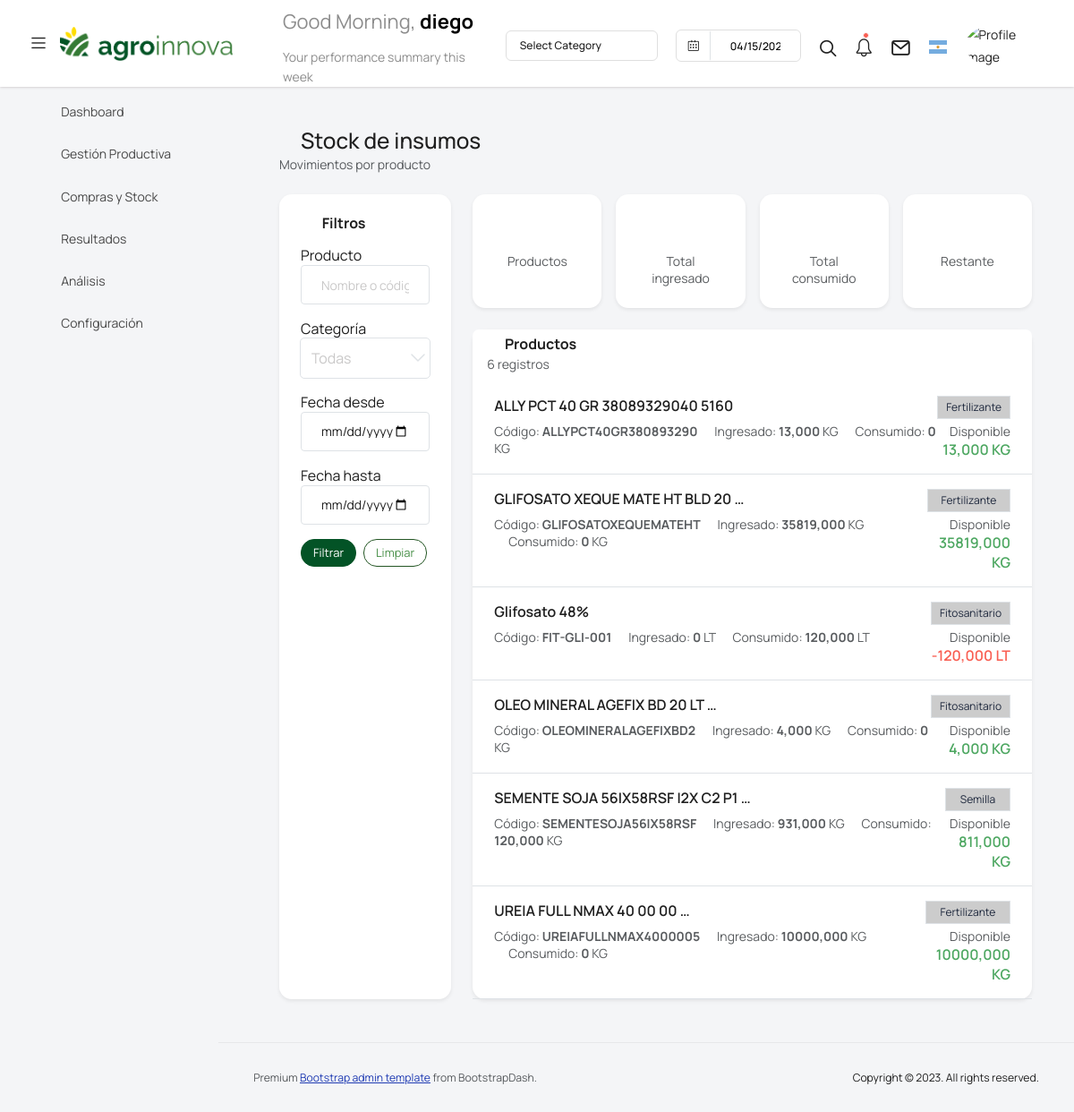
/stock/ (signed in), run on an earlier commit of the app's database.
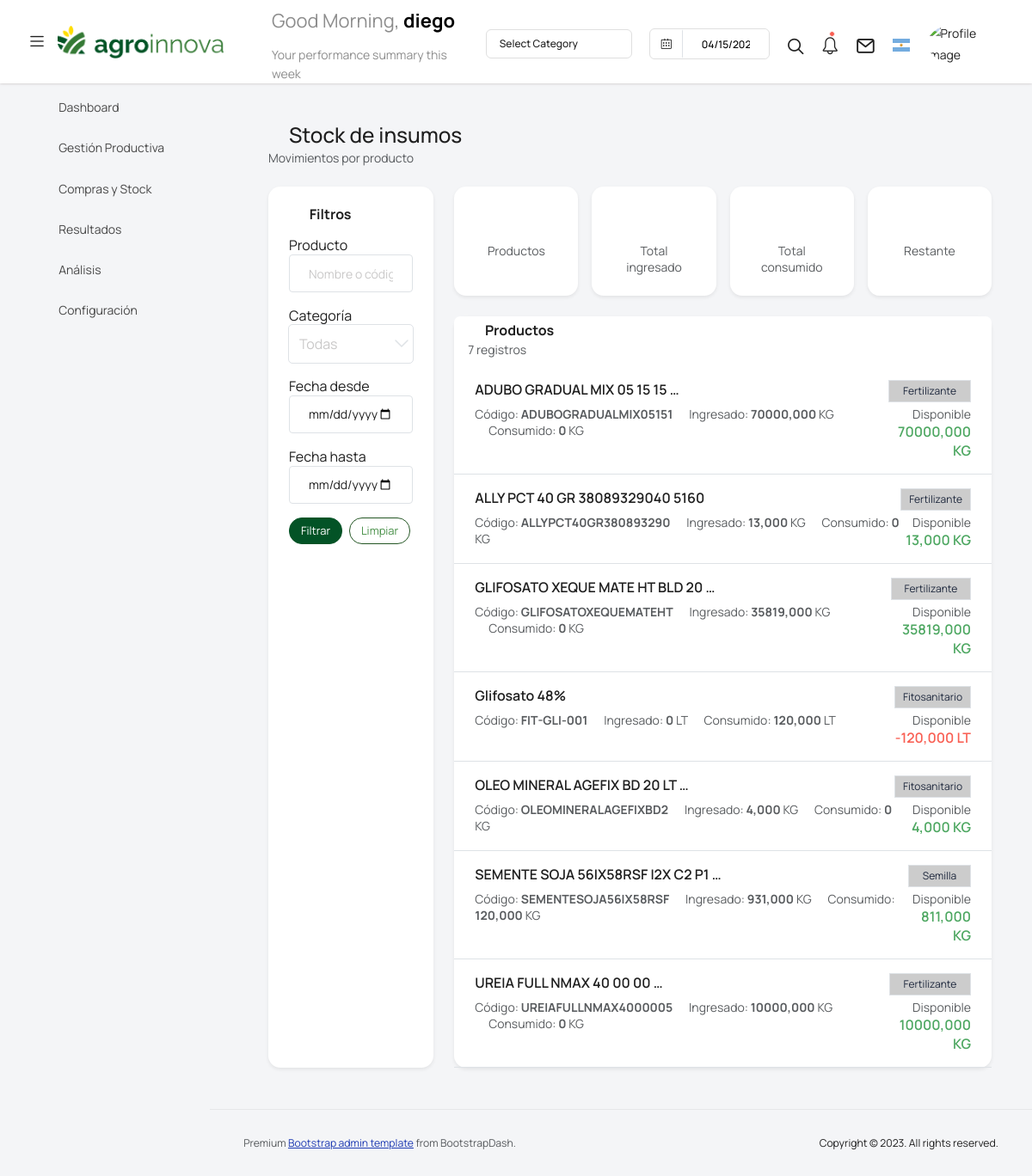
And on a later commit of the database.
### gestion_agro/models.py (models this page shows, shortened)
class Producto(models.Model):
    empresa = models.ForeignKey(Empresa, on_delete=models.CASCADE, related_name="productos")
    codigo = models.CharField(max_length=50, verbose_name=_("Código"))
    nombre = models.CharField(max_length=255, verbose_name=_("Nombre"))
    categoria = models.ForeignKey(CategoriaProducto, on_delete=models.PROTECT, related_name="productos", verbose_name=_("Categoría"))
    unidad_base = models.ForeignKey(Unidad, on_delete=models.PROTECT, related_name="productos_unidad_base", verbose_name=_("Unidad base"))
    precio = models.DecimalField(max_digits=18, decimal_places=4, default=0, verbose_name=_("Precio"))
    maneja_stock = models.BooleanField(default=True, verbose_name=_("Maneja stock"))
    activo = models.BooleanField(default=True, verbose_name=_("Activo"))
    class Meta:
        verbose_name = _("Producto")
        verbose_name_plural = _("Productos")
        ordering = ["nombre"]
        constraints = [
            models.UniqueConstraint(fields=["empresa", "codigo"], name="uq_producto_empresa_codigo")
        ]

class CategoriaProducto(models.Model):
    codigo = models.CharField(max_length=10, unique=True, verbose_name=_("Código"))
    nombre = models.CharField(max_length=100, verbose_name=_("Nombre"))
    class Meta:
        verbose_name = _("Categoría de producto")
        verbose_name_plural = _("Categorías de producto")

### agro/models.py (models this page shows)
class Unidad(models.Model):
    nombre = models.CharField(max_length=50, verbose_name=_("Nombre"))
    abreviatura = models.CharField(max_length=10, verbose_name=_("Abreviatura"))
    factor_a_base = models.DecimalField(max_digits=10, decimal_places=6, verbose_name=_("Factor a unidad base"))
    class Meta:
        verbose_name = _("Unidad")
        verbose_name_plural = _("Unidades")
    def __str__(self):
        return self.abreviatura

### gestion_agro/views.py (the view)
# urls.py: path('stock/', vista_lista_stock, name='vista_lista_stock'),
@login_required
def vista_lista_stock(request):
    form = StockFiltroForm(request.GET or None)
    productos = Producto.objects.select_related("categoria", "unidad_base").order_by("nombre")
    categorias = CategoriaProducto.objects.order_by("nombre")
    producto_txt = request.GET.get("producto")
    categoria = request.GET.get("categoria")
    fecha_desde = request.GET.get("fecha_entrada_desde")
    fecha_hasta = request.GET.get("fecha_entrada_hasta")
    if producto_txt:
        productos = productos.filter(nombre__icontains=producto_txt)
    if categoria:
        productos = productos.filter(categoria_id=categoria)
    lista_productos = []
    total_ingresado = 0
    total_consumido = 0
    total_restante = 0
    for producto in productos:
        movimientos = MovimientoStock.objects.filter(producto=producto)
        if fecha_desde:
            movimientos = movimientos.filter(fecha__gte=fecha_desde)
        if fecha_hasta:
            movimientos = movimientos.filter(fecha__lte=fecha_hasta)
        ingresado = 0
        consumido = 0
        for mov in movimientos:
            if mov.tipo == "ENTRADA":
                ingresado += mov.cantidad
            elif mov.tipo == "SALIDA":
                consumido += mov.cantidad
        ingresado = 0
        consumido = 0
        if not movimientos.exists():
            continue
        for mov in movimientos:
            if mov.tipo == "ENTRADA":
                ingresado += mov.cantidad
            elif mov.tipo == "SALIDA":
                consumido += mov.cantidad
        restante = ingresado - consumido
        total_ingresado += ingresado
        total_consumido += consumido
        total_restante += restante
        lista_productos.append({
            "obj": producto,
            "ingresado": ingresado,
            "consumido": consumido,
            "restante": restante,
        })
    context = {
        "form": form,
        "categorias": categorias,
        "productos": lista_productos,
        "total_productos": len(lista_productos),
        "total_ingresado": total_ingresado,
        "total_consumido": total_consumido,
        "total_restante": total_restante,
    }
    return render(request, "vista_lista_stock.html", context)

### gestion_agro/forms.py (shortened to what this page needs)
class StockFiltroForm(BaseSimpleForm):
    producto = forms.CharField(
        required=False,
        label=_("Producto"),
        widget=forms.TextInput(
            attrs={
                "placeholder": _("Nombre o código del producto"),
                "class": "form-control",
            }
        ),
    )
    categoria = forms.ModelChoiceField(
        queryset=CategoriaProducto.objects.order_by("nombre"),
        required=False,
        label=_("Categoría"),
        empty_label=_("Todas"),
        widget=forms.Select(
            attrs={
                "class": "form-select",
            }
        ),
    )
    fecha_entrada_desde = forms.DateField(
        required=False,
        label=_("Fecha entrada desde"),
        widget=forms.DateInput(
            attrs={
                "type": "date",
                "class": "form-control",
            }
        ),
    )
    fecha_entrada_hasta = forms.DateField(
        required=False,
        label=_("Fecha entrada hasta"),
        widget=forms.DateInput(
            attrs={
                "type": "date",
                "class": "form-control",
            }
        ),
    )

### templates/vista_lista_stock.html (shortened to what the changed rows need)
{% extends 'base.html' %}
{% load static %}
{% load i18n %}
{% block plugin_css %}
<link rel="stylesheet" href="{% static 'css/detalleCiclo.css' %}">
{% endblock %}
{% block content %}
<div class="container-fluid py-4">
    <div class="upload-card">
        <div class="row g-4">
            <div class="col-lg-9">
                <div class="card border-0 shadow-sm">
                    <div class="card-header bg-white border-0 d-flex justify-content-between align-items-center">
                        <div>
                            <h5 class="fw-bold mb-1">
                                <i class="mdi mdi-package-variant-closed me-1"></i>
                                {% translate "Productos" %}
                            </h5>
                            <p class="text-muted small mb-0">
                                {{ productos|length }} {% translate "registros" %}
                            </p>
                        </div>
                    </div>
                    <div class="card-body p-0" id="lista-productos">
                        {% if productos %}
                            {% for item in productos %}
                                {% with prod=item.obj %}
                                    <div class="border-bottom px-4 py-3">
                                        <div class="d-flex justify-content-between align-items-start">
                                            <div>
                                                <div class="fw-semibold">
                                                {{ prod.nombre|truncatewords:6 }}
                                                </div>
                                                <div class="small text-muted mt-2">
                                                    <span>
                                                        {% translate "Código" %}:
                                                        <strong>{{ prod.codigo }}</strong>
                                                    </span>
                                                    <span class="ms-3">
                                                        {% translate "Ingresado" %}:
                                                        <strong>{{ item.ingresado }}</strong>
                                                        {{ prod.unidad_base }}
                                                    </span>
                                                    <span class="ms-3">
                                                        {% translate "Consumido" %}:
                                                        <strong>{{ item.consumido }}</strong>
                                                        {{ prod.unidad_base }}
                                                    </span>
                                                </div>
                                            </div>
                                            <div class="text-end">
                                                <span class="badge bg-light text-dark border d-block mb-1">
                                                    {{ prod.categoria.nombre }}
                                                </span>
                                                <div class="small text-muted">
                                                    {% translate "Disponible" %}
                                                </div>
                                                <div class="fw-semibold fs-6
                                                    {% if item.restante > 0 %}
                                                        text-success
                                                    {% elif item.restante == 0 %}
                                                        text-warning
                                                    {% else %}
                                                        text-danger
                                                    {% endif %}
                                                ">
                                                    {{ item.restante }} {{ prod.unidad_base }}
                                                </div>
                                            </div>
                                        </div>
                                    </div>
                                {% endwith %}
                            {% endfor %}
                        {% else %}
                            <div class="text-center py-5 text-muted">
                                <i class="mdi mdi-package-variant-closed-remove display-5 d-block mb-2"></i>
                                {% translate "No hay productos cargados" %}
                            </div>
                        {% endif %}
                    </div>
                </div>
            </div>
        </div>
    </div>
</div>
{% endblock %}

What changed in the data, as far as the page shows it:
added Producto: obj.nombre "ADUBO GRADUAL MIX 05 15 15 …", obj.codigo "ADUBOGRADUALMIX05151", ingresado "70000,000", obj.unidad_base "KG", consumido "0", obj.categoria.nombre "Fertilizante", restante "70000,000"
Also different on the page:
{{ productos|length }}: "6" → "7"
